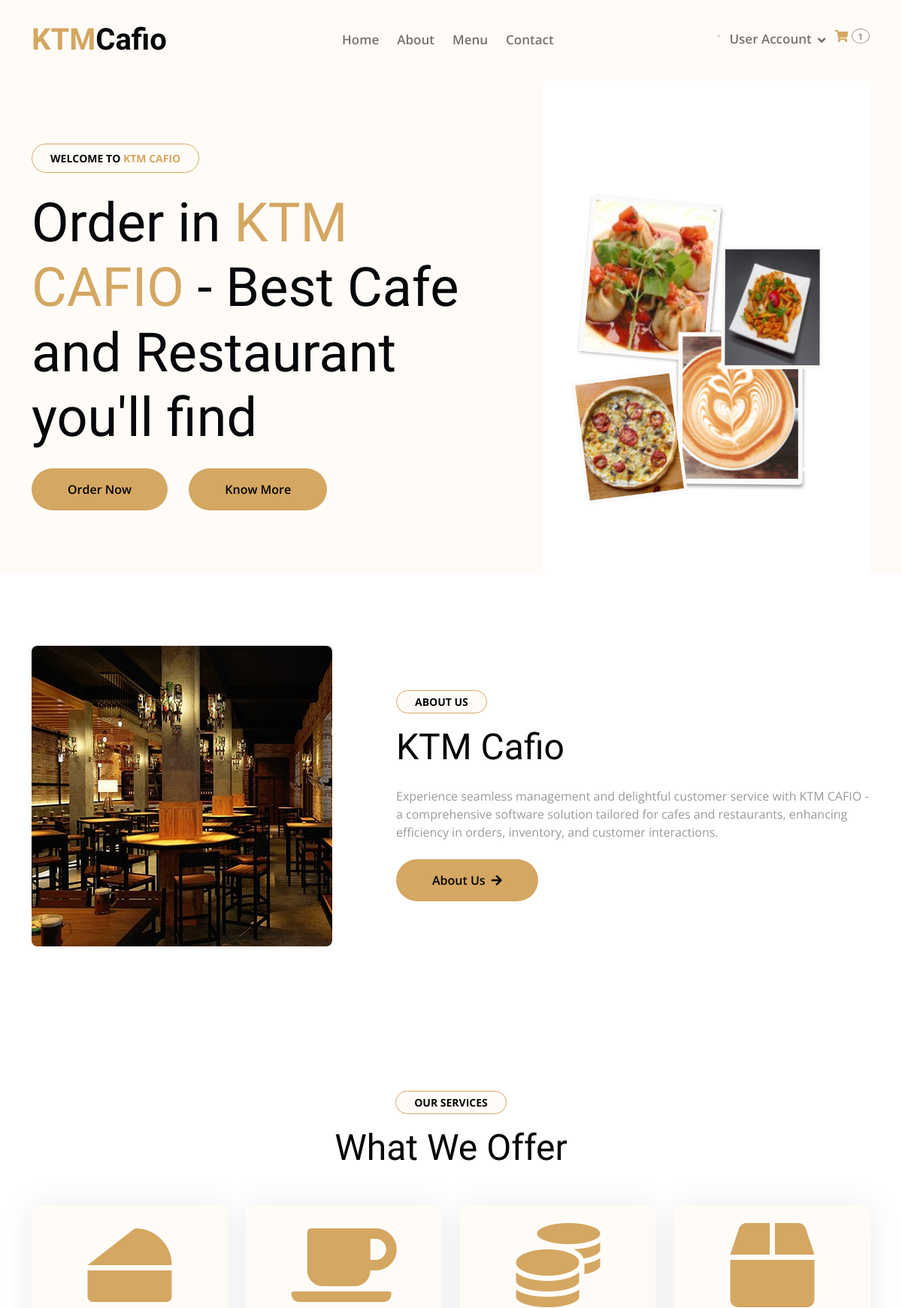
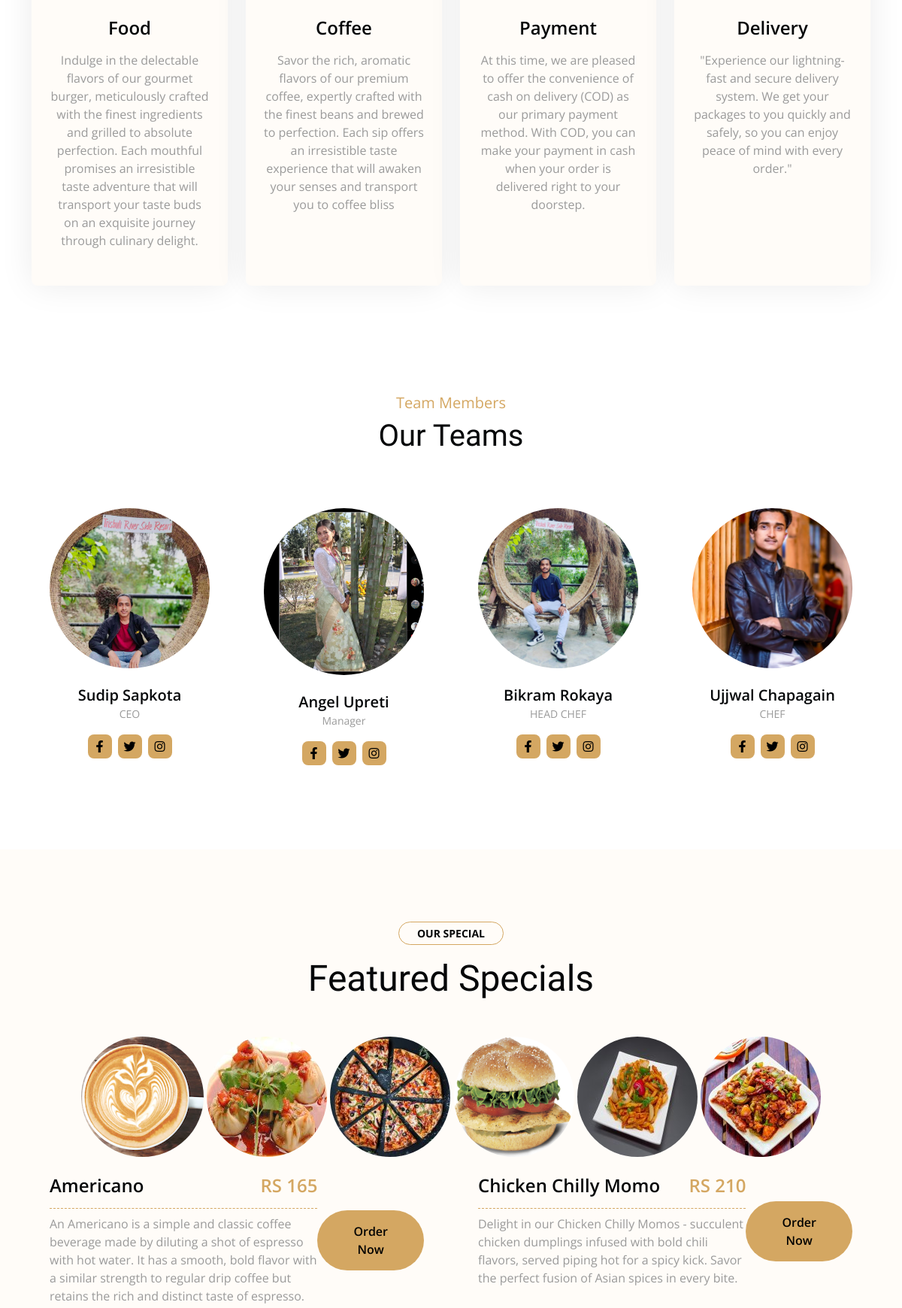
The page / (upper part) on the database its author committed (2 pictures, top to bottom).
### home/models.py (models this page shows, shortened)
class About(models.Model):
    title = models.CharField(max_length=300)
    image = models.ImageField(upload_to='media')
    description = models.TextField()

class Service(models.Model):
    title = models.CharField(max_length=300)
    icon = models.CharField(max_length=50)
    description = models.TextField()

class Team (models.Model):
    name = models.CharField(max_length=300)
    image = models.ImageField(upload_to='media')
    designation = models.CharField(max_length=300)

class MenuItemImage(models.Model):
    slug = models.CharField(max_length=500, unique=True)
    category = models.ForeignKey(MenuCategory, on_delete=models.CASCADE)
    image = models.ImageField(upload_to='media')
    labels = models.CharField(choices=LABELS, max_length=50, blank=True)

class MenuItem(models.Model):
    category = models.ForeignKey(MenuCategory, on_delete=models.CASCADE)
    name = models.CharField(max_length=100)
    price = models.IntegerField()
    description = models.TextField()
    slug = models.CharField(max_length=500, unique=True)
    labels = models.CharField(choices=LABELS, max_length=50, blank = True)

### home/views.py (the view)
# urls.py: path('', HomeView.as_view(), name='home'),
class HomeView(BaseView):
    def get(self, request):
        self.views
        self.views["cart_counts"] = count_cart(request)
        self.views['abouts'] = About.objects.all()
        self.views['teams'] = Team.objects.all()
        self.views['review'] = Review.objects.all()
        self.views['special_img'] = MenuItemImage.objects.filter(labels='special')
        self.views['special_items'] = MenuItem.objects.filter(labels='special')
        for review in self.views['review']:
            review.star_list = range(review.star_rating)
        self.views['service'] = Service.objects.all()
        self.views['categories']= MenuCategory.objects.all()
        for category in self.views['categories']:
            category.items = MenuItem.objects.filter(category=category)
        return render(request, 'index.html', self.views)

### home/views.py (called while the page is built)
def count_cart(request):
    username = request.user.username
    cart_count = Cart.objects.filter(checkout = False, username = username).count()
    return cart_count

### templates/index.html (shortened to what this page needs)
{% extends 'base.html' %}
{% block content %}
            <div class="container-fluid bg-light py-8 my-8 mt-0">
                <div class="container">
                    <div class="row g-5 align-items-center">
                        <div class="col-lg-7 col-md-12">
                            <small class="d-inline-block fw-bold text-dark text-uppercase bg-light border border-primary rounded-pill px-4 py-2 mb-4 animated bounceInDown">Welcome to <span class="text-primary">KTM CAFIO</span></small>
                            <h1 class="display-2 mb-4 animated bounceInDown">Order in <span class="text-primary">KTM CAFIO</span> - Best Cafe and Restaurant you'll find</h1>
                            <a href="/menu" class="btn btn-primary border-0 rounded-pill py-3 px-4 px-md-5 me-4 animated bounceInLeft">Order Now</a>
                            <a href="/about" class="btn btn-primary border-0 rounded-pill py-3 px-4 px-md-5 animated bounceInLeft">Know More</a>
                        </div>
                        <div class="col-lg-5 col-md-12">
                            <img src="{% static 'img/hero1.png' %}" class="img-fluid rounded animated zoomIn" alt="">
                        </div>
                    </div>
                </div>
            </div>
<div class="container-fluid py-6">
{% for ab in abouts %}
    <div class="container">
        <div class="row g-5 align-items-center">
            <div class="col-lg-5 wow bounceInUp" data-wow-delay="0.1s">
                <img src="{{ ab.image.url }}" class="img-fluid rounded" alt="">
            </div>
            <div class="col-lg-7 wow bounceInUp" data-wow-delay="0.3s">
                <small class="d-inline-block fw-bold text-dark text-uppercase bg-light border border-primary rounded-pill px-4 py-1 mb-3">About Us</small>
                <h1 class="display-5 mb-4">{{ ab.title }}</h1>
                <p class="mb-4">{{ ab.description }}</p>
                <a href="about" class="btn btn-primary py-3 px-5 rounded-pill">About Us<i class="fas fa-arrow-right ps-2"></i></a>
            </div>
        </div>
    </div>
{% endfor %}
</div>
        <div class="container-fluid service py-6">
            <div class="container">
                <div class="text-center wow bounceInUp" data-wow-delay="0.1s">
                    <small class="d-inline-block fw-bold text-dark text-uppercase bg-light border border-primary rounded-pill px-4 py-1 mb-3">Our Services</small>
                    <h1 class="display-5 mb-5">What We Offer</h1>
                </div>
                <div class="row g-4">
                    {% for serv in service %}
                    <div class="col-lg-3 col-md-6 col-sm-12 wow bounceInUp" data-wow-delay="0.1s">
                        <div class="bg-light rounded service-item">
                            <div class="service-content d-flex align-items-center justify-content-center p-4">
                                <div class="service-content-icon text-center">
                                    <i class="fa {{serv.icon}} fa-7x text-primary mb-4"></i>
                                    <h4 class="mb-3">{{serv.title}}</h4>
                                    <p class="mb-4">{{serv.description}}</p>
                                </div>
                            </div>
                      </div>
                    </div>
                    {% endfor %}
                </div>
            </div>
        </div>
        <div class="container-xxl pt-5 pb-3">
            <div class="container">
                <div class="text-center wow fadeInUp" data-wow-delay="0.1s">
                    <h5 class="section-title ff-secondary text-center text-primary fw-normal">Team Members</h5>
                    <h1 class="mb-5">Our Teams</h1>
                </div>
                <div class="row g-4">
                    {% for tm in teams %}
                    <div class="col-lg-3 col-md-6 wow fadeInUp" data-wow-delay="0.1s">
                        <div class="team-item text-center rounded overflow-hidden">
                            <div class="rounded-circle overflow-hidden m-4">
                                <img class="img-fluid" src="{{tm.image.url}}" alt="">
                            </div>
                            <h5 class="mb-0">{{tm.name}}</h5>
                            <small>{{tm.designation}}</small>
                            <div class="d-flex justify-content-center mt-3">
                                <a class="btn btn-square btn-primary mx-1" href=""><i class="fab fa-facebook-f"></i></a>
                                <a class="btn btn-square btn-primary mx-1" href=""><i class="fab fa-twitter"></i></a>
                                <a class="btn btn-square btn-primary mx-1" href=""><i class="fab fa-instagram"></i></a>
                            </div>
                        </div>
                    </div>
                    {% endfor %}
                </div>
            </div>
        </div>
<div class="container-fluid menu bg-light py-6 my-6">
    <div class="container">
        <div class="text-center wow bounceInUp" data-wow-delay="0.1s">
            <small class="d-inline-block fw-bold text-dark text-uppercase bg-light border border-primary rounded-pill px-4 py-1 mb-3">Our Special</small>
            <h1 class="display-5 mb-5">Featured Specials</h1>
        </div>
        <div class="tab-class text-center">
            <div class="tab-content">
                <div id="special-items" class="tab-pane fade show active">
                    <div class="row g-4">
                        <div class="image-container">
                            {% for img in special_img %}
                                <img class="flex-shrink-0 img-fluid rounded-circle" src="{{img.image.url}}" alt="">
                            {% endfor %}
                        </div>
                          <br><br><br>
                        {% for special_item in special_items %}
                        <div class="col-lg-6 wow bounceInUp" data-wow-delay="0.1s">
                            <div class="menu-item d-flex align-items-center">
                                <div class="w-100 d-flex flex-column text-start ps-4">
                                    <div class="d-flex justify-content-between border-bottom border-primary pb-2 mb-2">
                                        <h4>{{ special_item.name }}</h4>
                                        <h4 class="text-primary">RS {{ special_item.price }}</h4>
                                    </div>
                                    <p class="mb-0">{{ special_item.description }}</p>
                                </div>
                                <div class="menu-action">
                                <a href="/add_to_cart/{{special_item.slug}}" class="btn btn-primary border-0 rounded-pill py-3 px-4 px-md-5 me-4 animated bounceInLeft">Order Now</a>
                                </div>
                            </div>
                        </div>
                        {% endfor %}
                    </div>
                </div>
            </div>
        </div>
    </div>
</div>
{% endblock %}

### static/css/style.css (style rules this page uses)
h1, h2, h3, .h1, .h2, .h3 { font-weight: 400 !important; font-family: 'Playball', cursive !important; }
h4, h5, h6, .h4, .h5, .h6 { font-weight: 600 !important; font-family: 'Open Sans', sans-serif !important; }
.my-6 { margin-top: 6rem; margin-bottom: 6rem; }
.py-6 { padding-top: 6rem; padding-bottom: 6rem; }
.wow, .animated { animation-duration: 2s !important; }
.btn.btn-primary { border: 0; }
.btn { font-weight: 600; transition: .5s; }
.btn-square { width: 32px; height: 32px; }
.btn-square, .btn-sm-square, .btn-md-square, .btn-lg-square { padding: 0; display: flex; align-items: center; justify-content: center; font-weight: normal; }
.service .service-item { position: relative; height: 100%; border-radius: 8px; box-shadow: 0 0 45px rgba(0, 0, 0, .08); }
.service-content::after { position: absolute; content: ""; width: 100%; height: 0; top: 0; left: 0; bottom: auto; background: var(--bs-primary); border-radius: 8px; transition: 1s; }
.service-item .service-content-icon { position: relative; z-index: 2; }
.service-item .service-content-icon i, .service-item .service-content-icon p { transition: 1s; }
.menu .menu-item .border-bottom { border-bottom-style: dashed !important; }
.team-item { width: 100%; height: 100%; position: relative; }

### rows shown on the page
About: image (picture), title "KTM Cafio", description "Experience seamless management and delightful customer service with KTM CAFIO - a comprehensive software solution tailored for cafes and restaurants, enhancing efficiency in orders, inventory, and customer interactions."
Service: title "Food", description "Indulge in the delectable flavors of our gourmet burger, meticulously crafted with the finest ingredients and grilled to absolute perfection. Each mouthful promises an irresistible taste adventure that will transport your taste buds on an exquisite journey through culinary delight."
Service: title "Coffee", description "Savor the rich, aromatic flavors of our premium coffee, expertly crafted with the finest beans and brewed to perfection. Each sip offers an irresistible taste experience that will awaken your senses and transport you to coffee bliss"
Service: title "Payment", description "At this time, we are pleased to offer the convenience of cash on delivery (COD) as our primary payment method. With COD, you can make your payment in cash when your order is delivered right to your doorstep."
Service: title "Delivery", description "\"Experience our lightning-fast and secure delivery system. We get your packages to you quickly and safely, so you can enjoy peace of mind with every order.\""
Team: image (picture), name "Sudip Sapkota", designation "CEO"
Team: image (picture), name "Angel Upreti", designation "Manager"
Team: image (picture), name "Bikram Rokaya", designation "HEAD CHEF"
Team: image (picture), name "Ujjwal Chapagain", designation "CHEF"
MenuItemImage: image (picture)
MenuItemImage: image (picture)
MenuItemImage: image (picture)
MenuItemImage: image (picture)
MenuItemImage: image (picture)
MenuItemImage: image (picture)
MenuItem: name "Americano", price "165", description "An Americano is a simple and classic coffee beverage made by diluting a shot of espresso with hot water. It has a smooth, bold flavor with a similar strength to regular drip coffee but retains the rich and distinct taste of espresso."
MenuItem: name "Chicken Chilly Momo", price "210", description "Delight in our Chicken Chilly Momos - succulent chicken dumplings infused with bold chili flavors, served piping hot for a spicy kick. Savor the perfect fusion of Asian spices in every bite."

### other values the page prints
{{ cart_counts }} "1"
